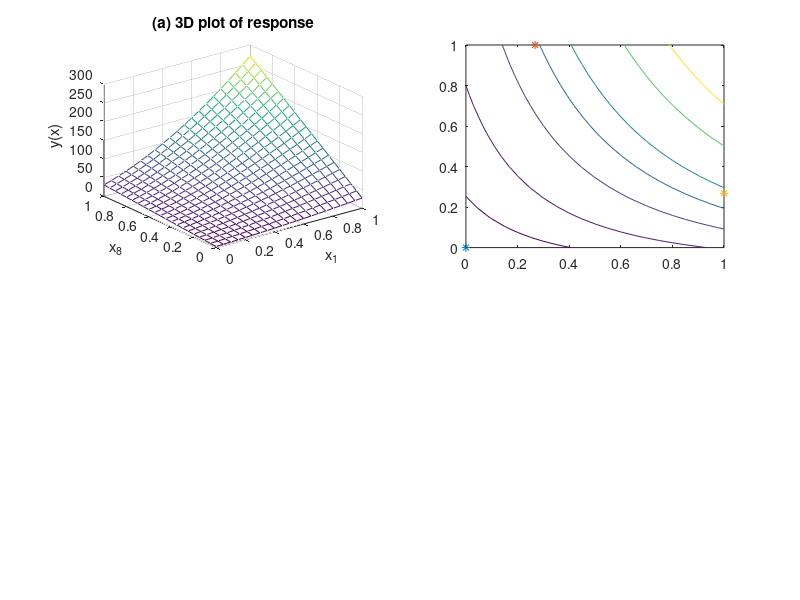

Source code (MATLAB): (Note: this script raises an error after producing the figure.)
a=[0:0.05:1]';
u=[a,zeros(21,6),a];
[t1,t2]=meshgrid(a,a);

%u(:,1)=(0.15-0.05)*u(:,1)+0.05;
u1=(0.15-0.05)*t1+0.05;
%u(:,2)=(50000-100)*u(:,2)+100;
%u(:,3)=(115600-63070)*u(:,3)+63070;
%u(:,4)=(116-63.1)*u(:,4)+63.1;
%u(:,5)=(1110-990)*u(:,5)+990;
%u(:,6)=(820-700)*u(:,6)+700;
%u(:,7)=(1680-1120)*u(:,7)+1120;
u2=100;
u3=63070;
u4=63.1;
u5=990;
u6=700;
u7=1120;

%u(:,8)=(12045-9855)*u(:,1)+9855;
%u(:,8)=(15000-1500)*u(:,1)+1500;
u8=(15000-1500)*t2+1500;



logrr=log(u2./u1);
numer=2*pi*u3*(u5-u6);
den=logrr.*(1+2*(u7*u3)./(logrr.*(u1.^2).*u8)+u3./u4);
yt=numer./den;


figure(1)
subplot(221)
mesh(t1,t2,yt)
xlabel('x_1')
ylabel('x_8')
zlabel('y(x)')
title('(a) 3D plot of response')

subplot(222) 
[c,h]=contour(t1,t2,yt,[10,25,50,75,100,150,200]);
hold on
plot(0,0,'*',0.2680,1,'*',1,0.2680,'*')

clabel(c,h,'manual')
xlabel('x_1')
ylabel('x_8')
title('(b) Contour Plot of Response')